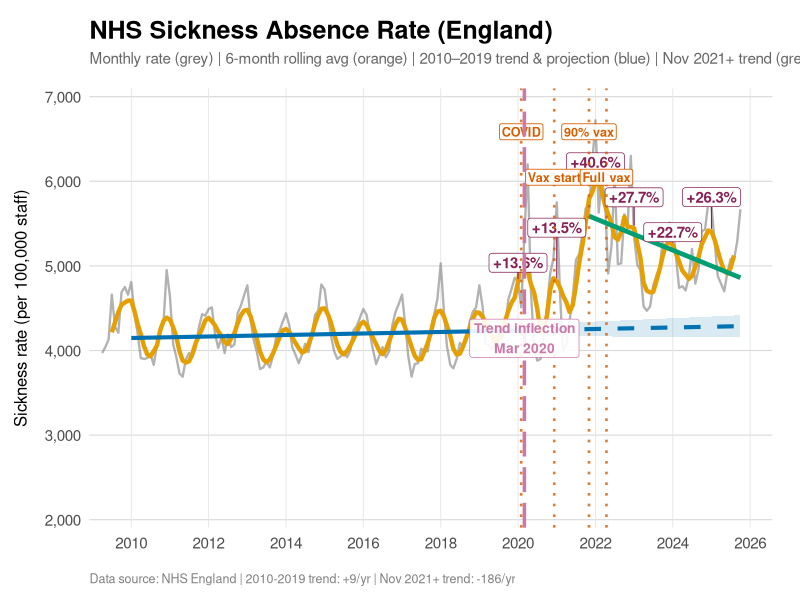
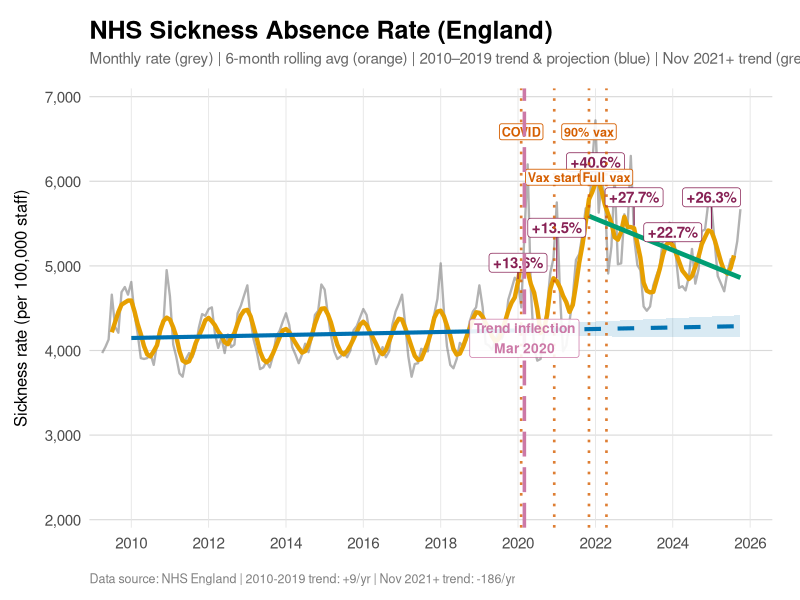

Write the R code that produced these figures, in order.
# ============================================================================
# NHS Sickness Rate Analysis - Improved Visualization & Trend Detection
# ============================================================================

# ---- Packages ----
# install.packages(c("tidyverse", "lubridate", "slider", "scales", "ggrepel"))
library(tidyverse)
library(lubridate)
library(slider)
library(scales)
library(ggrepel)  # For non-overlapping labels

# ---- Read data ----
df <- read.csv("data/overall_sickness_rates.csv", stringsAsFactors = FALSE) |>
  as_tibble() |>
  rename(rate_pct = England) |>
  mutate(
    month     = my(Month),
    rate_pct  = as.numeric(rate_pct)
  ) |>
  arrange(month) |>
  mutate(
    # Convert percent -> per 100,000 (multiply by 1000)
    rate_100k = rate_pct * 1000
  )

# ---- 6-month rolling average: (t-3, t-2, t-1, t, t+1, t+2) ----
df <- df |>
  mutate(
    roll6_100k = slide_dbl(rate_100k, mean, .before = 3, .after = 2, .complete = TRUE),
    month_num  = as.numeric(month)
  )

# ---- Linear trend fit on rolling average for 2010-2019 ----
df_fit <- df |>
  filter(year(month) >= 2010, year(month) <= 2019, !is.na(roll6_100k))

fit_2010_2019 <- lm(roll6_100k ~ month_num, data = df_fit)

# ---- Predictions + confidence intervals (2010-2019 trend) ----
pred_all <- as_tibble(predict(fit_2010_2019, newdata = df, interval = "confidence", level = 0.95)) |>
  rename(trend_100k = fit, ci_low_100k = lwr, ci_high_100k = upr)

df <- bind_cols(df, pred_all) |>
  mutate(
    period = case_when(
      year(month) >= 2010 & year(month) <= 2019 ~ "fit_2010_2019",
      year(month) >= 2020 & year(month) <= 2025 ~ "proj_2020_2025",
      TRUE ~ "other"
    ),
    dev_pct = if_else(
      year(month) >= 2020 & year(month) <= 2025 & !is.na(roll6_100k) & !is.na(trend_100k),
      100 * (roll6_100k - trend_100k) / trend_100k,
      NA_real_
    ),
    dev_label = if_else(!is.na(dev_pct), sprintf("%+.1f%%", dev_pct), NA_character_)
  )

# ============================================================================
# REQUIREMENT 2: Detect Exact Trend Inflection Point
# ============================================================================
# 
# Strategy: Find the earliest month (starting from 2020) such that removing
# earlier months does NOT decrease the post-COVID trend slope. We iterate
# backward from the latest data to find when the trend stabilizes.

cat("\n========================================\n")
cat("TREND INFLECTION ANALYSIS\n")
cat("========================================\n\n")

# Get post-2020 data with rolling average
df_post_covid <- df |>
  filter(month >= as.Date("2020-01-01"), !is.na(roll6_100k)) |>
  arrange(month)

# Function to calculate trend slope from a given start month
calc_slope <- function(start_month, data) {
  sub_df <- data |> filter(month >= start_month)
  if (nrow(sub_df) < 6) return(NA_real_)  # Need minimum observations
  fit <- lm(roll6_100k ~ month_num, data = sub_df)
  coef(fit)[2]  # Return slope
}

# Test different start months (from Jan 2020 forward)
candidate_months <- df_post_covid$month
slope_results <- tibble(
  start_month = candidate_months,
  slope = map_dbl(candidate_months, ~calc_slope(.x, df_post_covid))
) |>
  filter(!is.na(slope))

# Find the inflection point: where adding earlier months starts to DECREASE the slope
# (i.e., the earliest month that doesn't drag down the post-COVID upward trend)
slope_results <- slope_results |>
  arrange(start_month) |>
  mutate(
    slope_change = slope - lead(slope),  # Positive if earlier month increases slope
    months_included = n() - row_number() + 1
  )

# The inflection is where including earlier months stops helping the trend
# We look for where the slope stabilizes or starts declining
inflection_analysis <- slope_results |>
  filter(start_month >= as.Date("2020-01-01"), start_month <= as.Date("2022-06-01"))

cat("Slope analysis by starting month:\n")
print(inflection_analysis |> select(start_month, slope, months_included), n = 30)

# Find the optimal inflection point:
# Method: Find where the cumulative trend from that point forward is maximally positive
# while including as many months as possible (balance between signal strength and inclusion)

# Calculate a score: slope * sqrt(months_included) to balance both
inflection_analysis <- inflection_analysis |>
  mutate(
    score = slope * sqrt(months_included),
    slope_per_year = slope * 365.25  # Annualized slope
  )

# Find the earliest month where the slope is at least 95% of the maximum post-COVID slope
max_slope <- max(inflection_analysis$slope, na.rm = TRUE)
threshold_slope <- max_slope * 0.95

inflection_month <- inflection_analysis |>
  filter(slope >= threshold_slope) |>
  arrange(start_month) |>
  slice(1) |>
  pull(start_month)

cat("\n----------------------------------------\n")
cat(sprintf("Maximum post-COVID slope: %.4f per day (%.1f per year)\n", 
            max_slope, max_slope * 365.25))
cat(sprintf("95%% threshold slope: %.4f per day\n", threshold_slope))
cat(sprintf("\n>>> INFLECTION POINT DETECTED: %s <<<\n", format(inflection_month, "%B %Y")))
cat("----------------------------------------\n\n")

# Alternative method: Bai-Perron style - find structural break
# Using a simpler approach: find the month where residuals from 2010-2019 trend
# consistently become positive

df <- df |>
  mutate(
    residual = roll6_100k - trend_100k,
    above_trend = residual > 0
  )

# Find first month of sustained above-trend performance
sustained_above <- df |>
  filter(month >= as.Date("2020-01-01"), !is.na(roll6_100k)) |>
  mutate(
    # Rolling count of consecutive months above trend
    consec_above = slide_dbl(above_trend, sum, .before = 5, .after = 0, .complete = TRUE)
  ) |>
  filter(consec_above >= 6) |>  # At least 6 consecutive months above trend
  slice(1)

if (nrow(sustained_above) > 0) {
  structural_break <- sustained_above$month %m-% months(5)  # Go back 5 months
  cat(sprintf("Structural break (6+ consecutive months above trend): %s\n", 
              format(structural_break, "%B %Y")))
}

# ============================================================================
# REQUIREMENT 3: November 2021+ Trend Line
# ============================================================================

df_nov2021_plus <- df |>
  filter(month >= as.Date("2021-11-01"), !is.na(roll6_100k))

fit_nov2021 <- lm(roll6_100k ~ month_num, data = df_nov2021_plus)

# Add predictions for the Nov 2021+ trend
df <- df |>
  mutate(
    trend_nov2021 = if_else(
      month >= as.Date("2021-11-01"),
      predict(fit_nov2021, newdata = pick(everything())),
      NA_real_
    )
  )

# Report the Nov 2021+ trend
slope_nov2021 <- coef(fit_nov2021)[2] * 365.25  # Annualized
slope_2010_2019 <- coef(fit_2010_2019)[2] * 365.25

cat("\n========================================\n")
cat("TREND COMPARISON\n")
cat("========================================\n")
cat(sprintf("2010-2019 trend: %+.1f per 100k per year\n", slope_2010_2019))
cat(sprintf("Nov 2021+ trend: %+.1f per 100k per year\n", slope_nov2021))
cat(sprintf("Difference: %+.1f per 100k per year (%.1fx steeper)\n", 
            slope_nov2021 - slope_2010_2019,
            slope_nov2021 / slope_2010_2019))
cat("========================================\n\n")

# ============================================================================
# REQUIREMENT 1: Improved Visualization
# ============================================================================

# ---- Prepare label data (less frequent, better positioned) ----
df_labels <- df |>
  filter(period == "proj_2020_2025", !is.na(dev_label), !is.na(roll6_100k)) |>
  mutate(idx = row_number()) |>
  filter((idx - 1) %% 12 == 0)  # Every 12th point (annual) for cleaner look

# ---- Marker dates with improved styling ----
markers <- tibble(
  date = as.Date(c("2020-01-31", "2020-12-08", "2021-11-01", "2022-04-15")),
  label = c(
    "COVID\nJan 2020",
    "First vaccinations\nDec 2020",
    "90% NHS vaccinated\nNov 2021",
    "Fully vaccinated\nApr 2022"
  ),
  short_label = c("COVID", "Vax start", "90% vax", "Full vax")
)

# Calculate y-positions for markers (staggered)
y_range <- range(c(df$rate_100k, df$roll6_100k, df$trend_100k), na.rm = TRUE)
y_top <- y_range[2]
y_bottom <- y_range[1]

markers <- markers |>
  mutate(
    y_line_top = y_top * 1.02,
    y_label = if_else(row_number() %% 2 == 1, y_top * 0.98, y_top * 0.90)
  )

# ---- Add inflection point marker ----
inflection_marker <- tibble(
  date = inflection_month,
  label = sprintf("Trend inflection\n%s", format(inflection_month, "%b %Y"))
)

# ---- Color palette (improved readability) ----
color_raw <- "grey50"
color_rolling <- "#E69F00"  # Orange (colorblind-friendly)
color_trend_2010 <- "#0072B2"  # Blue (colorblind-friendly)
color_trend_nov21 <- "#009E73"  # Teal/Green (colorblind-friendly)
color_markers <- "#D55E00"  # Vermillion (colorblind-friendly)
color_inflection <- "#CC79A7"  # Pink (colorblind-friendly)
color_deviation <- "#882255"  # Dark magenta for deviation labels

# ---- Create the improved plot ----
p <- ggplot(df, aes(x = month)) +
  
  # Confidence band for 2010-2019 projection
  geom_ribbon(
    data = df |> filter(period == "proj_2020_2025"),
    aes(ymin = ci_low_100k, ymax = ci_high_100k),
    fill = color_trend_2010, alpha = 0.15
  ) +
  
  # Raw monthly data (subdued)
  geom_line(aes(y = rate_100k), color = color_raw, linewidth = 0.8, alpha = 0.6) +
  
  # 6-month rolling average (prominent)
  geom_line(aes(y = roll6_100k), color = color_rolling, linewidth = 1.5, na.rm = TRUE) +
  
  # 2010-2019 trend (solid for fit period)
  geom_line(
    data = df |> filter(period == "fit_2010_2019"),
    aes(y = trend_100k),
    color = color_trend_2010, linewidth = 1.4
  ) +
  
  # 2010-2019 projection (dashed for projection period)
  geom_line(
    data = df |> filter(period == "proj_2020_2025"),
    aes(y = trend_100k),
    color = color_trend_2010, linewidth = 1.4, linetype = "dashed"
  ) +
  
  # November 2021+ trend (new - REQUIREMENT 3)
  geom_line(
    data = df |> filter(!is.na(trend_nov2021)),
    aes(y = trend_nov2021),
    color = color_trend_nov21, linewidth = 1.6, linetype = "solid"
  ) +
  
  # Deviation labels (improved - REQUIREMENT 1)
  geom_label_repel(
    data = df_labels,
    aes(y = roll6_100k, label = dev_label),
    color = color_deviation,
    fill = "white",
    size = 3.8,
    fontface = "bold",
    label.padding = unit(0.2, "lines"),
    box.padding = unit(0.4, "lines"),
    point.padding = unit(0.3, "lines"),
    segment.color = color_deviation,
    segment.size = 0.4,
    direction = "y",
    nudge_y = 150,
    min.segment.length = 0,
    max.overlaps = 20
  ) +
  
  # Event markers (improved styling - REQUIREMENT 1)
  geom_vline(
    data = markers,
    aes(xintercept = date),
    linetype = "dotted", linewidth = 0.9,
    color = color_markers, alpha = 0.8
  ) +
  
  # Event labels (positioned at top, cleaner)
  geom_label(
    data = markers,
    aes(x = date, y = y_label, label = short_label),
    color = color_markers,
    fill = alpha("white", 0.9),
    size = 3.2,
    fontface = "bold",
    label.padding = unit(0.15, "lines"),
    label.size = 0.3
  ) +
  
  # Inflection point marker (REQUIREMENT 2)
  geom_vline(
    xintercept = inflection_month,
    linetype = "longdash", linewidth = 1.2,
    color = color_inflection
  ) +
  annotate(
    "label",
    x = inflection_month,
    y = y_bottom + (y_top - y_bottom) * 0.15,
    label = sprintf("Trend inflection\n%s", format(inflection_month, "%b %Y")),
    color = color_inflection,
    fill = alpha("white", 0.9),
    size = 3.5,
    fontface = "bold",
    hjust = 0.5
  ) +
  
  # Scales
  scale_x_date(
    date_breaks = "2 years",
    date_labels = "%Y",
    expand = expansion(mult = c(0.02, 0.05))
  ) +
  scale_y_continuous(
    limits = c(2000, NA),
    labels = label_comma(),
    expand = expansion(mult = c(0.02, 0.08))
  ) +
  
  # Labels
  labs(
    title = "NHS Sickness Absence Rate (England)",
    subtitle = paste0(
      "Monthly rate (grey) | 6-month rolling avg (orange) | ",
      "2010–2019 trend & projection (blue) | Nov 2021+ trend (green)"
    ),
    x = NULL,
    y = "Sickness rate (per 100,000 staff)",
    caption = paste0(
      "Data source: NHS England | ",
      sprintf("2010-2019 trend: %+.0f/yr | Nov 2021+ trend: %+.0f/yr", 
              slope_2010_2019, slope_nov2021)
    )
  ) +
  
  # Theme (clean, professional)
  theme_minimal(base_size = 14) +
  theme(
    plot.title = element_text(size = 18, face = "bold", margin = margin(b = 5)),
    plot.subtitle = element_text(size = 11, color = "grey40", margin = margin(b = 15)),
    plot.caption = element_text(size = 9, color = "grey50", hjust = 0, margin = margin(t = 15)),
    axis.text = element_text(size = 11),
    axis.title.y = element_text(size = 12, margin = margin(r = 10)),
    panel.grid.minor = element_blank(),
    panel.grid.major.x = element_line(color = "grey90", linewidth = 0.3),
    panel.grid.major.y = element_line(color = "grey85", linewidth = 0.4),
    plot.margin = margin(t = 15, r = 20, b = 10, l = 10),
    legend.position = "none"
  )

# ---- Display plot ----
print(p)

# ---- Save high-resolution output ----
ggsave(
  "nhs_sickness_analysis_improved.png",
  plot = p,
  width = 14,
  height = 8,
  dpi = 300,
  bg = "white"
)

cat("\nPlot saved as 'nhs_sickness_analysis_improved.png'\n")

# ============================================================================
# SUMMARY OUTPUT
# ============================================================================

cat("\n")
cat("╔════════════════════════════════════════════════════════════════════╗\n")
cat("║                         ANALYSIS SUMMARY                          ║\n")
cat("╠════════════════════════════════════════════════════════════════════╣\n")
cat(sprintf("║  Inflection point detected:  %-37s║\n", format(inflection_month, "%B %Y")))
cat(sprintf("║  2010-2019 trend slope:      %+.1f per 100k per year            ║\n", slope_2010_2019))
cat(sprintf("║  Nov 2021+ trend slope:      %+.1f per 100k per year           ║\n", slope_nov2021))
cat(sprintf("║  Post-COVID acceleration:    %.1fx steeper                      ║\n", slope_nov2021/slope_2010_2019))
cat("╚════════════════════════════════════════════════════════════════════╝\n")
